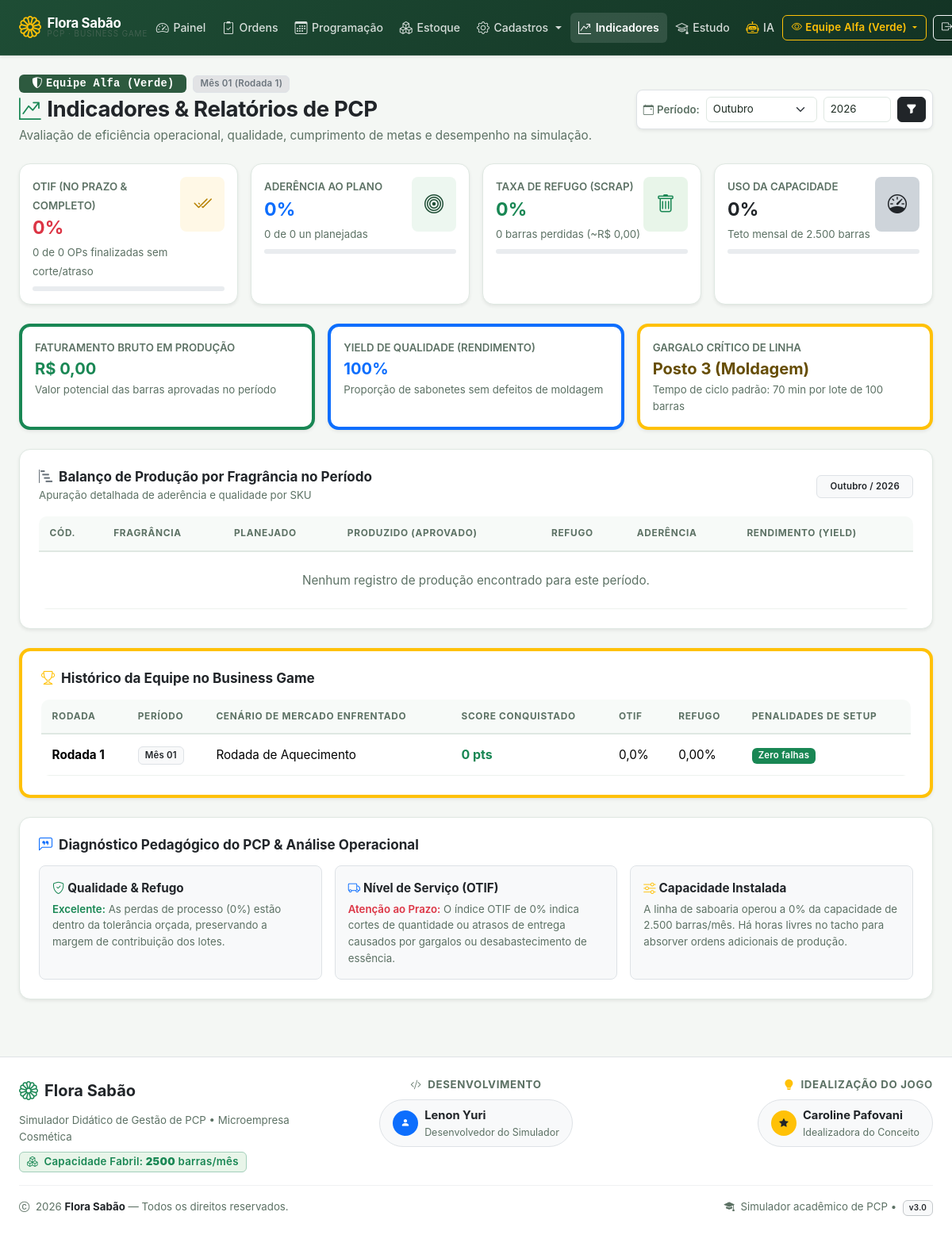
The page /pages/relatorios.php (signed in) on the database its author committed.
### tables this page shows
CREATE TABLE `equipes` (
    `id`                  INT AUTO_INCREMENT PRIMARY KEY,
    `jogo_id`             INT NOT NULL,
    `nome`                VARCHAR(60) NOT NULL,
    `codigo_acesso`       VARCHAR(40) NOT NULL UNIQUE,
    `cor_hex`             VARCHAR(10) NOT NULL DEFAULT '#2d5a3f',
    `caixa_disponivel`    DECIMAL(12,2) NOT NULL DEFAULT 15000.00,
    `score_total`         INT NOT NULL DEFAULT 0,
    `tacho_ultimo_aroma`  VARCHAR(10) NOT NULL DEFAULT 'LAV',
    `tacho_higienizado`   TINYINT(1) NOT NULL DEFAULT 1,
    `rodadas_no_vermelho` INT NOT NULL DEFAULT 0,
    `falida`              TINYINT(1) NOT NULL DEFAULT 0,
    `data_falencia`       DATETIME NULL,
    `ativo`               TINYINT(1) NOT NULL DEFAULT 1,
    `created_at`          DATETIME DEFAULT CURRENT_TIMESTAMP,
    FOREIGN KEY (`jogo_id`) REFERENCES `jogos`(`id`) ON DELETE CASCADE,
    UNIQUE KEY `uk_jogo_nome` (`jogo_id`, `nome`)
);

CREATE TABLE `jogos` (
    `id`             INT AUTO_INCREMENT PRIMARY KEY,
    `instrutor_id`   INT NOT NULL,
    `pin_jogo`       VARCHAR(15) NOT NULL UNIQUE,
    `nome_turma`     VARCHAR(100) NOT NULL,
    `instituicao`    VARCHAR(100) NULL,
    `qtd_equipes`    INT NOT NULL DEFAULT 6,
    `caixa_inicial`  DECIMAL(12,2) NOT NULL DEFAULT 15000.00,
    `status`         ENUM('ativo','pausado','encerrado') NOT NULL DEFAULT 'ativo',
    `created_at`     DATETIME DEFAULT CURRENT_TIMESTAMP,
    FOREIGN KEY (`instrutor_id`) REFERENCES `usuarios`(`id`) ON DELETE CASCADE
);

CREATE TABLE `jogo_rodadas` (
    `id`               INT AUTO_INCREMENT PRIMARY KEY,
    `jogo_id`          INT NOT NULL,
    `numero_rodada`    INT NOT NULL DEFAULT 1,
    `mes_ano`          VARCHAR(20) NOT NULL DEFAULT 'Mês 01',
    `status`           ENUM('aberta','processando','encerrada') NOT NULL DEFAULT 'aberta',
    `evento_titulo`    VARCHAR(100) NOT NULL DEFAULT 'Mercado Estavel',
    `evento_descricao` TEXT NULL,
    `fator_demanda`    DECIMAL(4,2) NOT NULL DEFAULT 1.00,
    `created_at`       DATETIME DEFAULT CURRENT_TIMESTAMP,
    FOREIGN KEY (`jogo_id`) REFERENCES `jogos`(`id`) ON DELETE CASCADE
);

CREATE TABLE `ranking_rodadas` (
    `id`                INT AUTO_INCREMENT PRIMARY KEY,
    `rodada_id`         INT NOT NULL,
    `equipe_id`         INT NOT NULL,
    `score_rodada`      INT NOT NULL DEFAULT 0,
    `lucro_liquido`     DECIMAL(12,2) NOT NULL DEFAULT 0.00,
    `otif_perc`         DECIMAL(5,2)  NOT NULL DEFAULT 0.00,
    `taxa_refugo`       DECIMAL(5,2)  NOT NULL DEFAULT 0.00,
    `tempo_setup_total` INT NOT NULL DEFAULT 0,
    `penalidades`       INT NOT NULL DEFAULT 0,
    `created_at`        DATETIME DEFAULT CURRENT_TIMESTAMP,
    FOREIGN KEY (`rodada_id`) REFERENCES `jogo_rodadas`(`id`) ON DELETE CASCADE,
    FOREIGN KEY (`equipe_id`) REFERENCES `equipes`(`id`)      ON DELETE CASCADE,
    UNIQUE KEY `uk_rk_rodada_eq` (`rodada_id`, `equipe_id`)
);

### pages/relatorios.php (the view, shortened to what the rows shown need)
<?php
require_once __DIR__ . '/../config/database.php';
$equipe_id = getEquipeAtivaId();
$rodada_ativa = getRodadaAtiva($pdo);
$stmt_eq = $pdo->prepare("SELECT id, nome, cor_hex, caixa_disponivel, score_total FROM equipes WHERE id = ?");
$stmt_eq->execute([$equipe_id]);
$equipe_dados = $stmt_eq->fetch() ?: [
    'id' => $equipe_id,
    'nome' => 'Equipe ' . $equipe_id,
    'cor_hex' => '#2d5a3f',
    'caixa_disponivel' => 15000.00,
    'score_total' => 0
];
$stmt_rk = $pdo->prepare("
    SELECT rk.*, jr.numero_rodada, jr.mes_ano, jr.evento_titulo
    FROM ranking_rodadas rk
    JOIN jogo_rodadas jr ON rk.rodada_id = jr.id
    WHERE rk.equipe_id = ?
    ORDER BY jr.numero_rodada DESC
");
$stmt_rk->execute([$equipe_id]);
$historico_rodadas = $stmt_rk->fetchAll();
require_once __DIR__ . '/../includes/header.php';
require_once __DIR__ . '/../includes/navbar.php';
?>
<div class="container-fluid px-4 pb-4">
    <div class="d-flex flex-column flex-md-row justify-content-between align-items-md-center gap-3 mb-4">
        <div>
            <div class="d-flex align-items-center gap-2 mb-1">
                <span class="badge text-white px-3 py-1 font-monospace" style="background-color: <?= htmlspecialchars($equipe_dados['cor_hex']) ?>;">
                    <i class="bi bi-shield-shaded me-1"></i><?= htmlspecialchars($equipe_dados['nome']) ?>
                </span>
                <span class="badge bg-secondary-subtle text-secondary border px-2 py-1">
                    <?= htmlspecialchars($rodada_ativa['mes_ano']) ?> (Rodada <?= (int)$rodada_ativa['numero_rodada'] ?>)
                </span>
            </div>
            <h2 class="fw-bold mb-1 text-dark">
                <i class="bi bi-graph-up-arrow text-success me-2"></i>Indicadores & Relatórios de PCP
            </h2>
        </div>
    </div>
    <div class="card card-custom bg-white p-4 mb-4 shadow-sm">
        <div class="table-responsive">
            <table class="table table-hover align-middle mb-0">
                <thead class="table-light small text-uppercase">
                    <tr>
                        <th>Cód.</th>
                        <th>Fragrância</th>
                        <th>Planejado</th>
                        <th>Produzido (Aprovado)</th>
                        <th>Refugo</th>
                        <th>Aderência</th>
                        <th>Rendimento (Yield)</th>
                    </tr>
                </thead>
            </table>
        </div>
    </div>
    <?php if (!empty($historico_rodadas)): ?>
    <div class="card card-custom bg-white p-4 mb-4 shadow-sm border-start border-4 border-warning">
        <div class="table-responsive">
            <table class="table table-sm table-hover align-middle mb-0">
                <thead class="table-light small text-uppercase">
                    <tr>
                        <th>Rodada</th>
                        <th>Período</th>
                        <th>Cenário de Mercado Enfrentado</th>
                        <th>Score Conquistado</th>
                        <th>OTIF</th>
                        <th>Refugo</th>
                        <th>Penalidades de Setup</th>
                    </tr>
                </thead>
                <tbody>
                    <?php foreach ($historico_rodadas as $hr): ?>
                    <tr>
                        <td class="fw-bold">Rodada <?= (int)$hr['numero_rodada'] ?></td>
                        <td><span class="badge bg-light text-dark border"><?= htmlspecialchars($hr['mes_ano']) ?></span></td>
                        <td><?= htmlspecialchars($hr['evento_titulo'] ?? 'Mercado Estável') ?></td>
                        <td><strong class="text-success fs-6"><?= (int)$hr['score_rodada'] ?> pts</strong></td>
                        <td><?= number_format((float)$hr['otif_perc'], 1, ',', '.') ?>%</td>
                        <td class="<?= (float)$hr['taxa_refugo'] > 3.0 ? 'text-danger fw-bold' : '' ?>">
                            <?= number_format((float)$hr['taxa_refugo'], 2, ',', '.') ?>%
                        </td>
                        <td>
                            <?php if ((int)$hr['penalidades'] > 0): ?>
                                <span class="badge bg-danger">-<?= (int)$hr['penalidades'] ?> pts</span>
                            <?php else: ?>
                                <span class="badge bg-success">Zero falhas</span>
                            <?php endif; ?>
                        </td>
                    </tr>
                    <?php endforeach; ?>
                </tbody>
            </table>
        </div>
    </div>
    <?php endif; ?>
</div>
<?php
require_once __DIR__ . '/../includes/footer.php';

### includes/navbar.php (shortened to what the rows shown need)
<?php
$is_admin_nav     = (($_SESSION['usuario_perfil'] ?? '') === 'admin');
$equipe_ativa_id  = function_exists('getEquipeAtivaId') ? getEquipeAtivaId() : 1;
$eqs_nav = [];
if ($is_admin_nav && isset($pdo) && function_exists('equipesDisponiveis')) {
    try {
        $eqs_nav = equipesDisponiveis($pdo);
    } catch (Throwable $e) {
        $eqs_nav = [];
    }
}
$equipe_nome_atual = 'Equipe ' . $equipe_ativa_id;
foreach ($eqs_nav as $eqn) {
    if ((int) $eqn['id'] === $equipe_ativa_id) {
        $equipe_nome_atual = (string) $eqn['nome'];
        break;
    }
}
?>
<nav class="navbar navbar-expand-lg navbar-dark navbar-flora shadow-sm mb-4 sticky-top">
    <div class="container-fluid px-3 px-lg-4">
        <div class="collapse navbar-collapse" id="navFlora">
            <div class="d-none d-lg-flex align-items-center gap-2 mt-2 mt-lg-0">
                <?php if (isset($_SESSION['usuario_nome'])): ?>
                    <?php if ($is_admin_nav): ?>
                        <div class="dropdown">
                            <button class="btn btn-sm btn-outline-warning dropdown-toggle fw-semibold d-flex align-items-center gap-1"
                                    type="button" data-bs-toggle="dropdown">
                                <i class="bi bi-eye"></i>
                                <span class="text-truncate" style="max-width: 180px;">
                                    <?= htmlspecialchars($equipe_nome_atual) ?>
                                </span>
                            </button>
                        </div>
                    <?php else: ?>
                        <span class="badge bg-light text-success fw-semibold py-2 px-3 border shadow-sm">
                            <i class="bi bi-shield-shaded me-1"></i> <?= htmlspecialchars($_SESSION['usuario_nome']) ?>
                        </span>
                    <?php endif; ?>
                <?php endif; ?>
            </div>
        </div>
    </div>
</nav>

### rows shown on the page
equipes: nome "Equipe Alfa (Verde)"
jogos: id.mes_ano "Mês 01", id "1"
ranking_rodadas: rodada.numero_rodada "1", rodada.mes_ano "Mês 01", rodada.evento_titulo "Rodada de Aquecimento", score_rodada "0", otif_perc "0,0", taxa_refugo "0,00", penalidades "Zero falhas"

### other values the page prints
$dashboard_label "Painel"
$otif_perc "0"
$ops_otif "0"
$ops_finalizadas "0"
$aderencia_plano "0"
$total_produzido "0"
$total_planejado "0"
$taxa_refugo "0"
$total_refugo "0"
$custo_estimado_refugo "0,00"
$ocupacao_capacidade "0"
CAPACIDADE_MENSAL_BARRAS "2.500"
$faturamento_produzido "0,00"
$yield_qualidade "100"
CAPACIDADE_MENSAL_BARRAS "2500"
